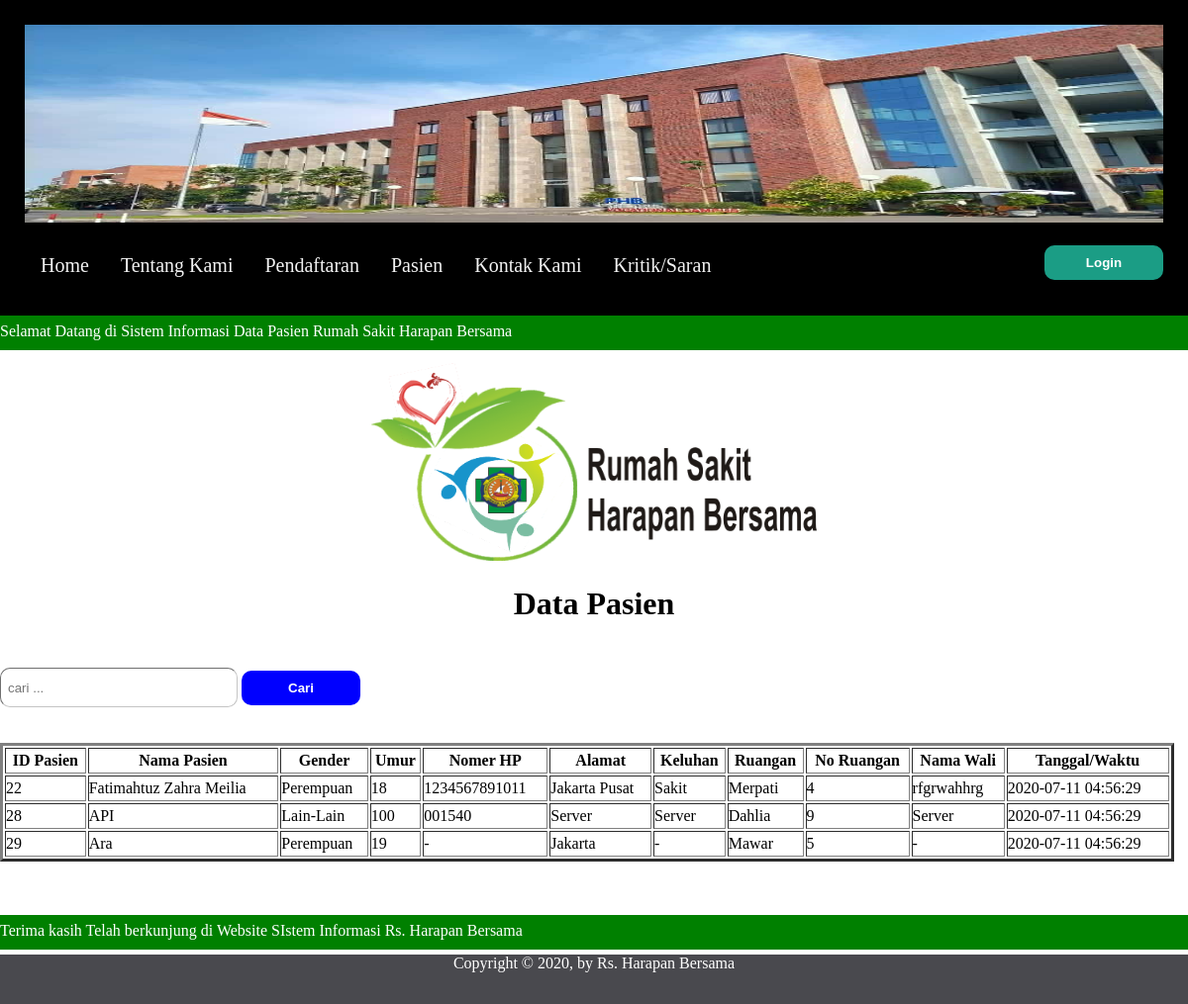
The app's page /pasien.php with its own data.
### tables this page shows
CREATE TABLE `pendaftaran_pasien` (
  `id_pasien` int(15) NOT NULL,
  `nama_pasien` varchar(80) NOT NULL,
  `gender` varchar(200) NOT NULL,
  `umur` int(3) NOT NULL,
  `nomer_hp` varchar(13) NOT NULL,
  `alamat` varchar(100) NOT NULL,
  `keluhan` varchar(250) NOT NULL,
  `ruangan` varchar(50) NOT NULL,
  `no_ruangan` int(2) NOT NULL,
  `nama_wali` varchar(80) NOT NULL,
  `c_date` timestamp NOT NULL DEFAULT current_timestamp() ON UPDATE current_timestamp()
);

### pasien.php (the view, shortened to what this page needs)
<!DOCTYPE html>
<html lang="en">
<head>
    <link rel="stylesheet" href="css/pasien.css">
    <link rel="stylesheet" href="css/home.css">
    <link rel="stylesheet" href="css/pendaftaran.css">
</head>
<body>
<div class="header">
    <div class="gambar">
        <img src="img/profil.jpg" class="gambar">
    </div><br>
    <h3 id="h3"><a href="login/form_login.php">
        <input type="submit" value="Login" id="submit_1"/>
    </a></h3>
      <ul>
        <li><a href="home.php">Home</a></li>
		    <li><a href="profil.php">Tentang Kami</a></li>
		    <li><a href="pendaftaran.php">Pendaftaran</a></li>
        <li><a href="pasien.php">Pasien</a></li>
		    <li><a href="kontak.php">Kontak Kami</a></li>
        <li><a href="pesanDsaran.php">Kritik/Saran</a></li>
      </ul>
    </div>
    <div id="runningtext">
		<marquee behavior="scroll" scrollamount="3" onmouseover="this.stop();" onmouseout="this.start();" direction="left">
			Selamat Datang di Sistem Informasi Data Pasien Rumah Sakit Harapan Bersama
		</marquee>
    </div><br />
<div id="d_pasien">
<img id="logo2" src="img/logo2.png" alt="logo">
<h1 id="data_pasien">Data Pasien</h1><br /><br />
<form method="post">
<input class="cari" type="text" name="nt" placeholder="cari ...">
<input type="submit" name="submit" value="Cari" id="cari">
</form>
<br/>
<br/>
 <table class="tpasien" border="3">
  <tr>
   <th>ID Pasien</th>
   <th>Nama Pasien</th>
   <th>Gender</th>
   <th>Umur</th>
   <th>Nomer HP</th>
   <th>Alamat</th>
   <th>Keluhan</th>
   <th>Ruangan</th>
   <th>No Ruangan</th>
   <th>Nama Wali</th>
   <th>Tanggal/Waktu</th>
  </tr>
  <?php
    if(!ISSET($_POST['submit'])){
    include 'koneksi/koneksi.php';
    $data = mysqli_query($conn, "select * from pendaftaran_pasien");
    while($row = mysqli_fetch_array($data)){
  ?>
   <tr>
    <td><?php echo $row['id_pasien'] ?></td>
    <td><?php echo $row['nama_pasien'] ?></td>
    <td><?php echo $row['gender'] ?></td>
    <td><?php echo $row['umur'] ?></td>
    <td><?php echo $row['nomer_hp'] ?></td>
    <td><?php echo $row['alamat'] ?></td>
    <td><?php echo $row['keluhan'] ?></td>
    <td><?php echo $row['ruangan'] ?></td>
    <td><?php echo $row['no_ruangan'] ?></td>
    <td><?php echo $row['nama_wali'] ?></td>
    <td><?php echo $row['c_date'] ?></td>
   </tr>
  <?php } } ?>
 </table>
</div><br /><br /><br />
<div id="runningtext">
		<marquee behavior="scroll" scrollamount="3" onmouseover="this.stop();" onmouseout="this.start();" direction="left">
			Terima kasih Telah berkunjung di Website SIstem Informasi Rs. Harapan Bersama
		</marquee>
	</div>
		<div id="footer">Copyright &copy 2020, by Rs. Harapan Bersama </div>
</body>
</html>

### css/pasien.css (style rules this page uses)
#data_pasien { margin-top: 20px; text-align: center; }
#d_pasien { margin-top: 0%; }
#logo2 { width: 450px; height: 200px; position: relative; margin: auto; top: -5px; display: block; }
#cari { padding: 10px; border-radius: 10px; width: 120px; margin-top: 5px; background-color: blue; border-width: 0px; color: white; font-weight: 600; }
.cari { width: 20vw; margin-top: 10px; border-radius: 10px; border-width: 1px; border-color: #c4c4c4; height: 40px; padding: 7px; }
.tpasien { width: 98.8vw; position: relative; height: 10vw; }

### css/home.css (style rules this page uses)
* { margin: 0px; padding: 0px; box-sizing: border-box; }
.header { list-style-type: none; margin: 0; padding: 25px; overflow: hidden; background-color: black; box-sizing: border-box; }
.header li { float: left; }
.header li a { display: inline-block; color: #f2f2f2; text-align: center; padding: 14px 16px; text-decoration: none; transition: 0.3s; font-size: 20px; }
#h3 { position: -200px; margin: 0; float: right; color: white; text-shadow: 2px 1px black; }
.gambar { width: 100%; height: 200px; }
#runningtext { width: 100%; height: 35px; padding-top: 7px; background-color: green; color: white; }
#footer { width: 100%; height: 50px; margin-top: 5px; padding-top: 30; background-color: #49494e; color: white; font-size: 12pt; text-align: center; position: relative; clear: both; }

### css/pendaftaran.css (style rules this page uses)
#submit_1 { padding: 10px; border-radius: 10px; width: 120px; margin-top: 5px; background-color: #1b9d85; border-width: 0px; color: white; font-weight: 600; }

### records on screen
pendaftaran_pasien: id_pasien "22", nama_pasien "Fatimahtuz Zahra Meilia", gender "Perempuan", umur "18", nomer_hp "1234567891011", alamat "Jakarta Pusat", keluhan "Sakit", ruangan "Merpati", no_ruangan "4", nama_wali "rfgrwahhrg", c_date "2020-07-11 04:56:29"
pendaftaran_pasien: id_pasien "28", nama_pasien "API", gender "Lain-Lain", umur "100", nomer_hp "001540", alamat "Server", keluhan "Server", ruangan "Dahlia", no_ruangan "9", nama_wali "Server", c_date "2020-07-11 04:56:29"
pendaftaran_pasien: id_pasien "29", nama_pasien "Ara", gender "Perempuan", umur "19", nomer_hp "-", alamat "Jakarta", keluhan "-", ruangan "Mawar", no_ruangan "5", nama_wali "-", c_date "2020-07-11 04:56:29"
